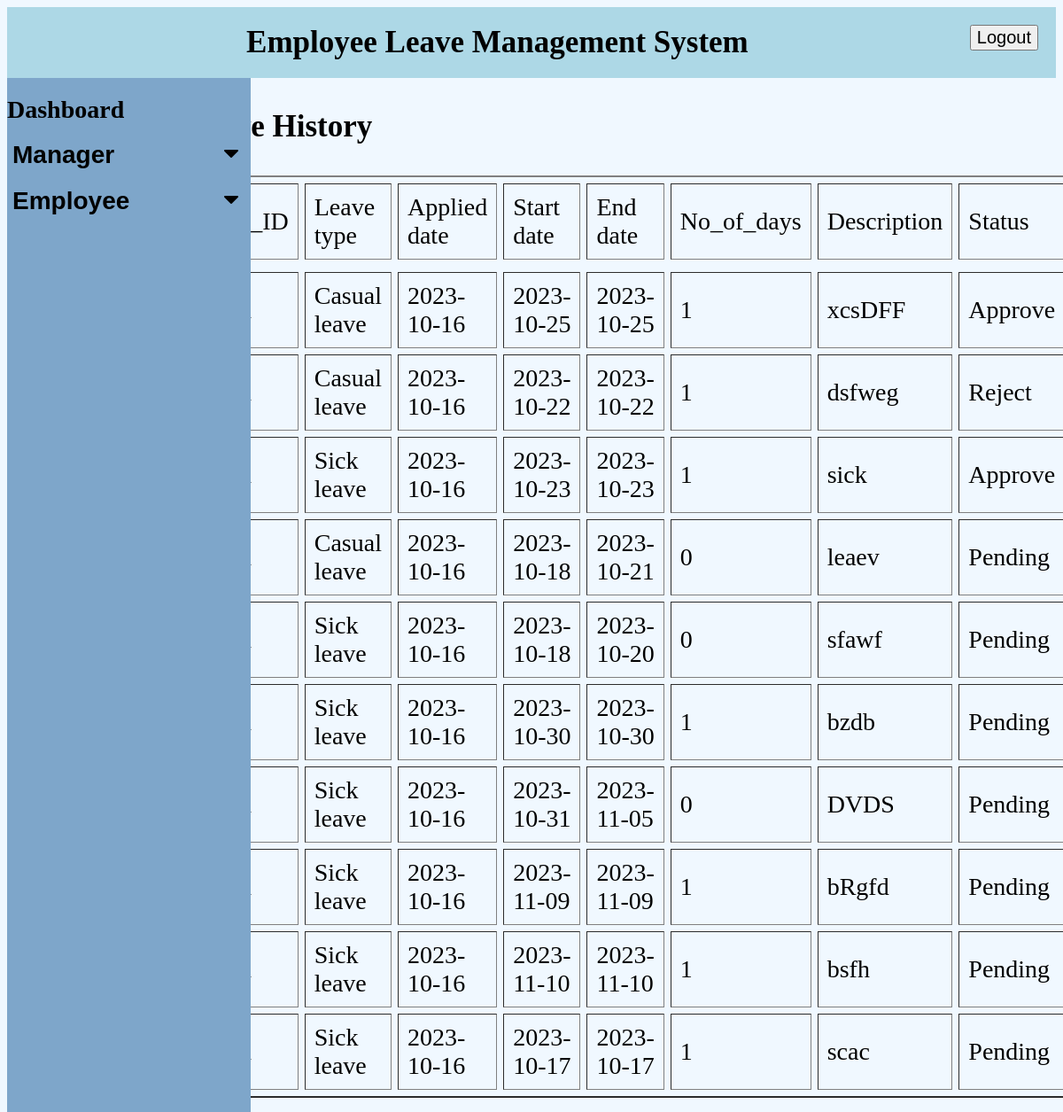
The page /company/employeeleavehistory.php on the database its author committed.
### tables this page shows
CREATE TABLE `leaves` (
  `ID` int(11) NOT NULL,
  `Leave_type` char(50) NOT NULL,
  `Applied_date` date NOT NULL,
  `Start_date` date NOT NULL,
  `End_date` date NOT NULL,
  `No_of_days` int(11) NOT NULL,
  `Description` varchar(255) NOT NULL,
  `Status` char(20) NOT NULL,
  `emp_id` int(11) DEFAULT NULL,
  `Response_reason` varchar(255) NOT NULL,
  `processed` int(11) DEFAULT 0
);

### company/employeeleavehistory.php (the view, shortened to what this page needs)
<?php
include('connection.php');
?>
<html>
    <head>
        <link rel="stylesheet" href="https://cdnjs.cloudflare.com/ajax/libs/font-awesome/4.7.0/css/font-awesome.min.css">
        <link rel ="stylesheet" href="style.css">
    </head>
<body>
    <nav>Employee Leave Management System
      <button  class="drop" onclick="window.location.href='logout.php';">Logout
    </button>
    </nav>
    <div class="sidenav">
    <a href ="companydashboard.php">Dashboard</a><br>
        <button class="dropdown-btn">Manager
            <i class="fa fa-caret-down"></i>
        </button>
        <br>
        <button class="dropdown-btn">Employee
            <i class="fa fa-caret-down"></i>
        </button>
        <br>
        <br>
    </div>
    <h3>Leave History</h3>
<?php
  $sql = "SELECT * FROM leaves";
  $result = mysqli_query($con, $sql);
  if (mysqli_num_rows($result) > 0 ) { ?>
  <form action="" method="POST">
  <div class="table-content">
      <table border = "2" cellpadding = "10px" cellspacing="7px" width = "100%">
            <tr>
              <td>Emp_ID</td>
              <td>Leave type</td>
              <td>Applied date</td>
              <td>Start date</td>
              <td>End date</td>
              <td>No_of_days</td>
              <td>Description</td>
              <td>Status</td>
            <tr>
            <?php
                while($row = mysqli_fetch_array($result)) {
                ?>
          <tr>
            <td><?php echo $row["emp_id" ]; ?></td>
            <td><?php echo $row["Leave_type" ]; ?></td>
            <td><?php echo $row["Applied_date" ]; ?></td>
            <td><?php echo $row["Start_date" ]; ?></td>
            <td><?php echo $row["End_date" ]; ?></td>
            <td><?php echo $row["No_of_days" ]; ?></td>
            <td><?php echo $row["Description" ]; ?></td>
            <td><?php echo $row["Status" ]; ?></td>
            </tr>
            <?php
                }
                ?>
  <?php
}
?>
</table>
</body>
</html>

### company/style.css (style rules this page uses)
body { background-color: aliceblue; }
nav { background-color: lightblue; font-size: 35px; padding: 20px; font-weight: bolder; text-align: center; }
.sidenav { height: 100%; width: 275px; position: fixed; background-color: rgb(126, 166, 202); padding-top: 20px; }
.sidenav a, .dropdown-btn { padding: 6px,8px,6px,16px; text-decoration: none; font-size: 28px; font-weight: bold; color: black; width:100% ; text-align: left; padding-left: px; display: block; cursor: pointer; background-color: rgb(126, 166, 202); border: none; }
.fa-caret-down { float: right; padding-right: 8px; }
.drop { float: right; }
button { font-size: 20px; }
table { border-radius: 10px; width: 100%; }
.table-content { margin-left: 17%; }
h3 { margin-left: 17%; font-size: 35px; }
td { font-size: 28px; }

### rows shown on the page
leaves: Leave_type "Casual leave", Applied_date "2023-10-16", Start_date "2023-10-25", End_date "2023-10-25", No_of_days "1", Description "xcsDFF", Status "Approve"
leaves: Leave_type "Casual leave", Applied_date "2023-10-16", Start_date "2023-10-22", End_date "2023-10-22", No_of_days "1", Description "dsfweg", Status "Reject"
leaves: Leave_type "Sick leave", Applied_date "2023-10-16", Start_date "2023-10-23", End_date "2023-10-23", No_of_days "1", Description "sick", Status "Approve"
leaves: Leave_type "Casual leave", Applied_date "2023-10-16", Start_date "2023-10-18", End_date "2023-10-21", No_of_days "0", Description "leaev", Status "Pending"
leaves: Leave_type "Sick leave", Applied_date "2023-10-16", Start_date "2023-10-18", End_date "2023-10-20", No_of_days "0", Description "sfawf", Status "Pending"
leaves: Leave_type "Sick leave", Applied_date "2023-10-16", Start_date "2023-10-30", End_date "2023-10-30", No_of_days "1", Description "bzdb", Status "Pending"
leaves: Leave_type "Sick leave", Applied_date "2023-10-16", Start_date "2023-10-31", End_date "2023-11-05", No_of_days "0", Description "DVDS", Status "Pending"
leaves: Leave_type "Sick leave", Applied_date "2023-10-16", Start_date "2023-11-09", End_date "2023-11-09", No_of_days "1", Description "bRgfd", Status "Pending"
leaves: Leave_type "Sick leave", Applied_date "2023-10-16", Start_date "2023-11-10", End_date "2023-11-10", No_of_days "1", Description "bsfh", Status "Pending"
leaves: Leave_type "Sick leave", Applied_date "2023-10-16", Start_date "2023-10-17", End_date "2023-10-17", No_of_days "1", Description "scac", Status "Pending"
